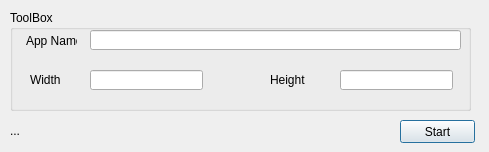
<?xml version="1.0" encoding="UTF-8"?>
<ui version="4.0">
 <class>Dialog</class>
 <widget class="QDialog" name="Dialog">
  <property name="geometry">
   <rect>
    <x>0</x>
    <y>0</y>
    <width>489</width>
    <height>152</height>
   </rect>
  </property>
  <property name="windowTitle">
   <string>Dialog</string>
  </property>
  <widget class="QPushButton" name="pushButton">
   <property name="geometry">
    <rect>
     <x>400</x>
     <y>120</y>
     <width>75</width>
     <height>23</height>
    </rect>
   </property>
   <property name="text">
    <string>Start</string>
   </property>
  </widget>
  <widget class="QGroupBox" name="groupBox">
   <property name="geometry">
    <rect>
     <x>10</x>
     <y>10</y>
     <width>461</width>
     <height>101</height>
    </rect>
   </property>
   <property name="title">
    <string>ToolBox</string>
   </property>
   <widget class="QLineEdit" name="lineEdit">
    <property name="geometry">
     <rect>
      <x>80</x>
      <y>20</y>
      <width>371</width>
      <height>20</height>
     </rect>
    </property>
   </widget>
   <widget class="QLabel" name="label">
    <property name="geometry">
     <rect>
      <x>16</x>
      <y>20</y>
      <width>51</width>
      <height>21</height>
     </rect>
    </property>
    <property name="text">
     <string>App Name :</string>
    </property>
   </widget>
   <widget class="QLineEdit" name="width">
    <property name="geometry">
     <rect>
      <x>80</x>
      <y>60</y>
      <width>113</width>
      <height>20</height>
     </rect>
    </property>
    <property name="inputMethodHints">
     <set>Qt::ImhDigitsOnly</set>
    </property>
    <property name="placeholderText">
     <string/>
    </property>
   </widget>
   <widget class="QLineEdit" name="Height">
    <property name="geometry">
     <rect>
      <x>330</x>
      <y>60</y>
      <width>113</width>
      <height>20</height>
     </rect>
    </property>
    <property name="inputMethodHints">
     <set>Qt::ImhDigitsOnly</set>
    </property>
   </widget>
   <widget class="QLabel" name="label_2">
    <property name="geometry">
     <rect>
      <x>20</x>
      <y>60</y>
      <width>71</width>
      <height>20</height>
     </rect>
    </property>
    <property name="text">
     <string>Width</string>
    </property>
   </widget>
   <widget class="QLabel" name="label_3">
    <property name="geometry">
     <rect>
      <x>260</x>
      <y>60</y>
      <width>71</width>
      <height>20</height>
     </rect>
    </property>
    <property name="text">
     <string>Height</string>
    </property>
   </widget>
  </widget>
  <widget class="QLabel" name="logLabel">
   <property name="geometry">
    <rect>
     <x>10</x>
     <y>120</y>
     <width>381</width>
     <height>21</height>
    </rect>
   </property>
   <property name="text">
    <string>...</string>
   </property>
  </widget>
 </widget>
 <resources/>
 <connections/>
</ui>
